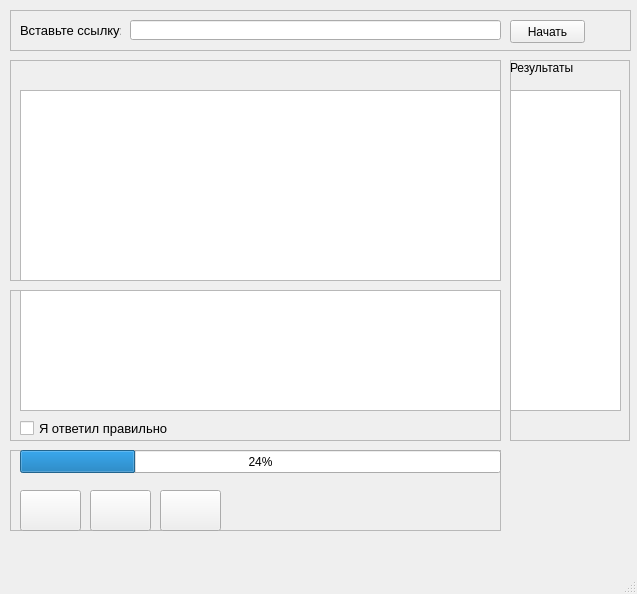
<?xml version="1.0" encoding="UTF-8"?>
<ui version="4.0">
 <class>MainWindow</class>
 <widget class="QMainWindow" name="MainWindow">
  <property name="geometry">
   <rect>
    <x>0</x>
    <y>0</y>
    <width>637</width>
    <height>594</height>
   </rect>
  </property>
  <property name="windowTitle">
   <string>ChGK</string>
  </property>
  <widget class="QWidget" name="centralwidget">
   <widget class="QFrame" name="start_frame">
    <property name="geometry">
     <rect>
      <x>10</x>
      <y>10</y>
      <width>621</width>
      <height>41</height>
     </rect>
    </property>
    <property name="frameShape">
     <enum>QFrame::StyledPanel</enum>
    </property>
    <property name="frameShadow">
     <enum>QFrame::Raised</enum>
    </property>
    <widget class="QPushButton" name="start_btn">
     <property name="geometry">
      <rect>
       <x>500</x>
       <y>10</y>
       <width>75</width>
       <height>23</height>
      </rect>
     </property>
     <property name="font">
      <font>
       <pointsize>9</pointsize>
      </font>
     </property>
     <property name="focusPolicy">
      <enum>Qt::NoFocus</enum>
     </property>
     <property name="text">
      <string>Начать</string>
     </property>
    </widget>
    <widget class="QLabel" name="url_label">
     <property name="geometry">
      <rect>
       <x>10</x>
       <y>10</y>
       <width>101</width>
       <height>20</height>
      </rect>
     </property>
     <property name="font">
      <font>
       <family>MS Shell Dlg 2</family>
       <pointsize>10</pointsize>
      </font>
     </property>
     <property name="text">
      <string>Вставьте ссылку: </string>
     </property>
    </widget>
    <widget class="QLineEdit" name="url_lineEdit">
     <property name="geometry">
      <rect>
       <x>120</x>
       <y>10</y>
       <width>371</width>
       <height>20</height>
      </rect>
     </property>
     <property name="font">
      <font>
       <pointsize>9</pointsize>
      </font>
     </property>
    </widget>
   </widget>
   <widget class="QFrame" name="question_frame">
    <property name="geometry">
     <rect>
      <x>10</x>
      <y>60</y>
      <width>491</width>
      <height>221</height>
     </rect>
    </property>
    <property name="frameShape">
     <enum>QFrame::StyledPanel</enum>
    </property>
    <property name="frameShadow">
     <enum>QFrame::Raised</enum>
    </property>
    <widget class="QTextEdit" name="question_textEdit">
     <property name="geometry">
      <rect>
       <x>10</x>
       <y>30</y>
       <width>481</width>
       <height>191</height>
      </rect>
     </property>
    </widget>
    <widget class="QLabel" name="game_header_label">
     <property name="geometry">
      <rect>
       <x>10</x>
       <y>0</y>
       <width>481</width>
       <height>16</height>
      </rect>
     </property>
     <property name="font">
      <font>
       <pointsize>12</pointsize>
      </font>
     </property>
     <property name="text">
      <string/>
     </property>
    </widget>
   </widget>
   <widget class="QFrame" name="answer_frame">
    <property name="geometry">
     <rect>
      <x>10</x>
      <y>290</y>
      <width>491</width>
      <height>151</height>
     </rect>
    </property>
    <property name="frameShape">
     <enum>QFrame::StyledPanel</enum>
    </property>
    <property name="frameShadow">
     <enum>QFrame::Raised</enum>
    </property>
    <widget class="QTextEdit" name="answer_textEdit">
     <property name="geometry">
      <rect>
       <x>10</x>
       <y>0</y>
       <width>481</width>
       <height>121</height>
      </rect>
     </property>
    </widget>
    <widget class="QCheckBox" name="is_answered_checkBox">
     <property name="geometry">
      <rect>
       <x>10</x>
       <y>130</y>
       <width>181</width>
       <height>17</height>
      </rect>
     </property>
     <property name="font">
      <font>
       <pointsize>10</pointsize>
      </font>
     </property>
     <property name="text">
      <string>Я ответил правильно</string>
     </property>
    </widget>
   </widget>
   <widget class="QFrame" name="control_frame">
    <property name="geometry">
     <rect>
      <x>10</x>
      <y>450</y>
      <width>491</width>
      <height>81</height>
     </rect>
    </property>
    <property name="frameShape">
     <enum>QFrame::StyledPanel</enum>
    </property>
    <property name="frameShadow">
     <enum>QFrame::Raised</enum>
    </property>
    <widget class="QProgressBar" name="minute_progressBar">
     <property name="geometry">
      <rect>
       <x>10</x>
       <y>0</y>
       <width>481</width>
       <height>23</height>
      </rect>
     </property>
     <property name="layoutDirection">
      <enum>Qt::LeftToRight</enum>
     </property>
     <property name="autoFillBackground">
      <bool>false</bool>
     </property>
     <property name="inputMethodHints">
      <set>Qt::ImhNone</set>
     </property>
     <property name="value">
      <number>24</number>
     </property>
    </widget>
    <widget class="QPushButton" name="previous_btn">
     <property name="geometry">
      <rect>
       <x>10</x>
       <y>40</y>
       <width>61</width>
       <height>41</height>
      </rect>
     </property>
     <property name="font">
      <font>
       <kerning>true</kerning>
      </font>
     </property>
     <property name="text">
      <string/>
     </property>
     <property name="icon">
      <iconset theme="c:\Users\Polina.DESKTOP-UGBOPLJ\PycharmProjects\previous.png">
       <normalon>../previous.png</normalon>
      </iconset>
     </property>
     <property name="iconSize">
      <size>
       <width>30</width>
       <height>16</height>
      </size>
     </property>
    </widget>
    <widget class="QPushButton" name="pause_btn">
     <property name="geometry">
      <rect>
       <x>80</x>
       <y>40</y>
       <width>61</width>
       <height>41</height>
      </rect>
     </property>
     <property name="font">
      <font>
       <kerning>true</kerning>
      </font>
     </property>
     <property name="text">
      <string/>
     </property>
     <property name="icon">
      <iconset theme="c:\Users\Polina.DESKTOP-UGBOPLJ\PycharmProjects\pause.png">
       <normaloff>../../../../Program Files (x86)/Qt Designer</normaloff>
       <normalon>../pause.png</normalon>../../../../Program Files (x86)/Qt Designer</iconset>
     </property>
     <property name="iconSize">
      <size>
       <width>30</width>
       <height>20</height>
      </size>
     </property>
    </widget>
    <widget class="QPushButton" name="next_btn">
     <property name="geometry">
      <rect>
       <x>150</x>
       <y>40</y>
       <width>61</width>
       <height>41</height>
      </rect>
     </property>
     <property name="font">
      <font>
       <kerning>true</kerning>
      </font>
     </property>
     <property name="text">
      <string/>
     </property>
     <property name="icon">
      <iconset>
       <normaloff>../../../../Program Files (x86)/Qt Designer</normaloff>
       <normalon>../next.png</normalon>../../../../Program Files (x86)/Qt Designer</iconset>
     </property>
     <property name="iconSize">
      <size>
       <width>30</width>
       <height>16</height>
      </size>
     </property>
    </widget>
   </widget>
   <widget class="QFrame" name="result_frame">
    <property name="geometry">
     <rect>
      <x>510</x>
      <y>60</y>
      <width>120</width>
      <height>381</height>
     </rect>
    </property>
    <property name="frameShape">
     <enum>QFrame::StyledPanel</enum>
    </property>
    <property name="frameShadow">
     <enum>QFrame::Raised</enum>
    </property>
    <widget class="QLabel" name="result_label">
     <property name="geometry">
      <rect>
       <x>0</x>
       <y>0</y>
       <width>121</width>
       <height>16</height>
      </rect>
     </property>
     <property name="font">
      <font>
       <pointsize>9</pointsize>
      </font>
     </property>
     <property name="text">
      <string>Результаты</string>
     </property>
    </widget>
    <widget class="QTableView" name="results_tableView">
     <property name="geometry">
      <rect>
       <x>0</x>
       <y>30</y>
       <width>111</width>
       <height>321</height>
      </rect>
     </property>
    </widget>
   </widget>
  </widget>
  <widget class="QMenuBar" name="menubar">
   <property name="geometry">
    <rect>
     <x>0</x>
     <y>0</y>
     <width>637</width>
     <height>21</height>
    </rect>
   </property>
  </widget>
  <widget class="QStatusBar" name="statusbar"/>
 </widget>
 <resources/>
 <connections/>
</ui>
